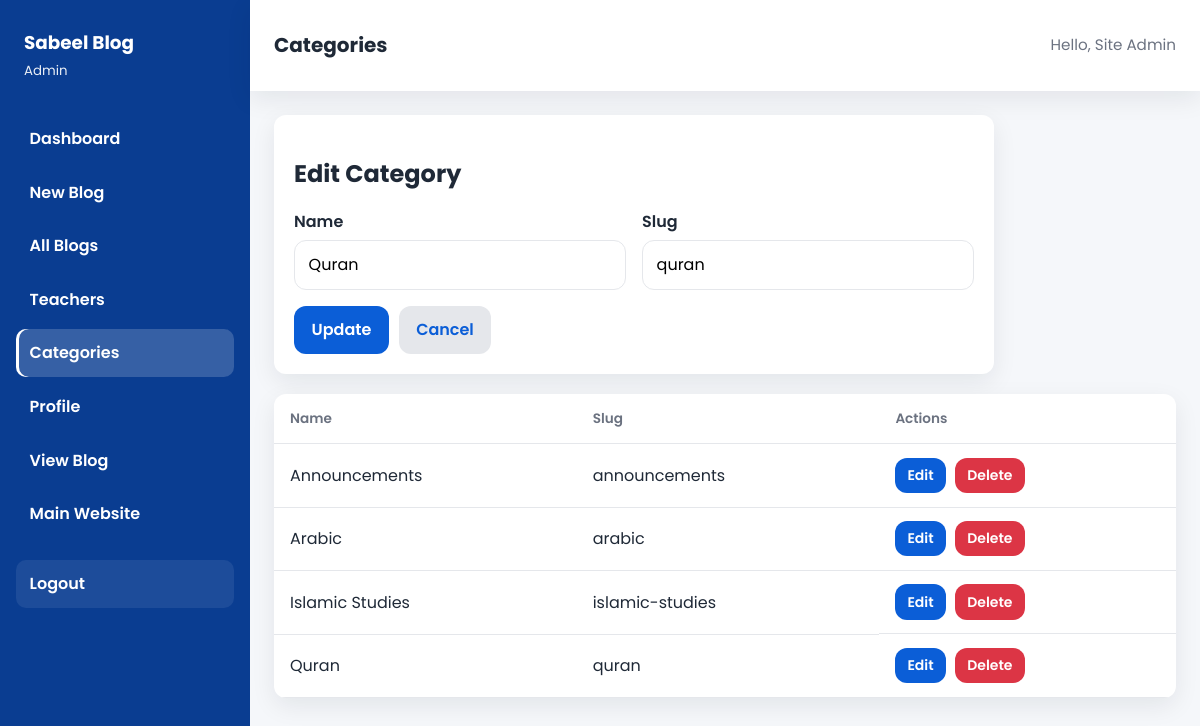
The app's page /categories.php?edit=1 (signed in) with its own data.
### tables this page shows
CREATE TABLE IF NOT EXISTS categories (
  id INT UNSIGNED NOT NULL AUTO_INCREMENT,
  name VARCHAR(100) NOT NULL,
  slug VARCHAR(120) NOT NULL,
  created_at DATETIME NOT NULL DEFAULT CURRENT_TIMESTAMP,
  PRIMARY KEY (id),
  UNIQUE KEY uq_categories_slug (slug)
);

### includes/db.php (called while the page is built, shortened)
<?php
function db_all(PDO $pdo, string $sql, array $params = []): array
{
    $stmt = $pdo->prepare($sql);
    $stmt->execute($params);
    return $stmt->fetchAll();
}
function db_one(PDO $pdo, string $sql, array $params = []): ?array
{
    $stmt = $pdo->prepare($sql);
    $stmt->execute($params);
    $row = $stmt->fetch();
    return $row === false ? null : $row;
}

### includes/auth.php (called while the page is built, shortened)
<?php
require_once __DIR__ . '/db.php';
function e(?string $value): string
{
    return htmlspecialchars((string) $value, ENT_QUOTES, 'UTF-8');
}

### categories.php (the view, shortened to what this page needs)
<?php
require_once __DIR__ . '/includes/auth.php';
$editId = (int) ($_GET['edit'] ?? 0);
$editCat = $editId ? db_one($pdo, "SELECT * FROM categories WHERE id = ?", [$editId]) : null;
$categories = db_all($pdo, "SELECT * FROM categories ORDER BY name ASC");
require_once __DIR__ . '/includes/header.php';
?>
<form class="form-card" method="post" action="categories.php" style="margin-bottom:1.25rem; max-width:720px;">
  <h2 style="margin-bottom:1rem;"><?php echo $editCat ? 'Edit Category' : 'Add Category'; ?></h2>
  <div class="form-row">
    <div class="form-group">
      <label for="name">Name</label>
      <input type="text" id="name" name="name" required value="<?php echo e($editCat['name'] ?? ''); ?>">
    </div>
    <div class="form-group">
      <label for="slug">Slug</label>
      <input type="text" id="slug" name="slug" value="<?php echo e($editCat['slug'] ?? ''); ?>"
             placeholder="auto from name if blank">
    </div>
  </div>
  <div class="btn-group">
    <button class="btn btn-primary" type="submit"><?php echo $editCat ? 'Update' : 'Add Category'; ?></button>
    <?php if ($editCat): ?>
      <a class="btn" href="categories.php">Cancel</a>
    <?php endif; ?>
  </div>
</form>
<div class="table-wrap">
  <table>
    <thead>
      <tr>
        <th>Name</th>
        <th>Slug</th>
        <th>Actions</th>
      </tr>
    </thead>
    <tbody>
      <?php if (!$categories): ?>
        <tr><td colspan="3" class="empty-state">No categories yet.</td></tr>
      <?php else: ?>
        <?php foreach ($categories as $cat): ?>
          <tr>
            <td><?php echo e($cat['name']); ?></td>
            <td><?php echo e($cat['slug']); ?></td>
            <td class="btn-group">
              <a class="btn btn-sm btn-primary" href="categories.php?edit=<?php echo (int) $cat['id']; ?>">Edit</a>
              <form method="post" action="categories.php" style="display:inline;" data-confirm="Delete this category?">
                <button class="btn btn-sm btn-danger" type="submit" name="action" value="delete">Delete</button>
              </form>
            </td>
          </tr>
        <?php endforeach; ?>
      <?php endif; ?>
    </tbody>
  </table>
</div>
<?php require_once __DIR__ . '/includes/footer.php'; ?>

### assets/css/blog.css (style rules this page uses)
:root { --blue: #0B5ED7; --blue-dark: #084298; --grey: #F5F7FA; --text: #1f2937; --muted: #6b7280; --border: #e5e7eb; --white: #ffffff; --danger: #dc3545; --success: #198754; --warning: #f59e0b; --radius: 12px; --shadow: 0 8px 24px rgba(15, 23, 42, 0.08); --sidebar: 250px; }
body.page-admin { font-family: 'Poppins', sans-serif; color: var(--text); background: var(--grey); line-height: 1.6; margin: 0; }
body.page-admin *, body.page-admin *::before, body.page-admin *::after { box-sizing: border-box; }
body.page-admin a { color: var(--blue); text-decoration: none; }
.btn { display: inline-block; border: 0; border-radius: var(--radius); padding: 0.7rem 1.1rem; font: inherit; font-weight: 600; cursor: pointer; background: var(--border); color: var(--text); }
.btn-primary { background: var(--blue); color: #fff; }
.btn-danger { background: var(--danger); color: #fff; }
.btn-sm { padding: 0.4rem 0.75rem; font-size: 0.875rem; }
.btn-group { display: flex; flex-wrap: wrap; gap: 0.6rem; }
body.page-admin a.btn-primary, body.page-admin a.btn-primary:hover, body.page-admin a.btn-primary:focus-visible, body.page-admin a.btn-danger, body.page-admin a.btn-danger:hover, body.page-admin a.btn-danger:focus-visible, body.page-admin a.btn-success, body.page-admin a.btn-success:hover, body.page-admin a.btn-success:focus-visible { color: #fff; }
.form-card, .card { background: var(--white); border-radius: var(--radius); box-shadow: var(--shadow); padding: 1.25rem; }
.form-group { margin-bottom: 1rem; }
.form-group label { display: block; font-weight: 600; margin-bottom: 0.35rem; }
.form-group input, .form-group select, .form-group textarea { width: 100%; border: 1px solid var(--border); border-radius: var(--radius); padding: 0.7rem 0.85rem; font: inherit; background: #fff; }
.form-row { display: grid; grid-template-columns: 1fr 1fr; gap: 1rem; }
.table-wrap { overflow-x: auto; background: var(--white); border-radius: var(--radius); box-shadow: var(--shadow); }
table { width: 100%; border-collapse: collapse; }
th, td { padding: 0.85rem 1rem; text-align: left; border-bottom: 1px solid var(--border); vertical-align: middle; }
th { font-size: 0.85rem; color: var(--muted); font-weight: 600; }

### records on screen
categories: name "Quran", slug "quran"
categories: name "Announcements", slug "announcements"
categories: name "Arabic", slug "arabic"
categories: name "Islamic Studies", slug "islamic-studies"

### other values on screen
current_user_role() "Admin"
$label "Dashboard"
$label "New Blog"
$label "All Blogs"
$label "Teachers"
$label "Categories"
$label "Profile"
$label "View Blog"
$label "Main Website"
$label "Logout"
$page_title "Categories"
current_user_name() "Site Admin"
